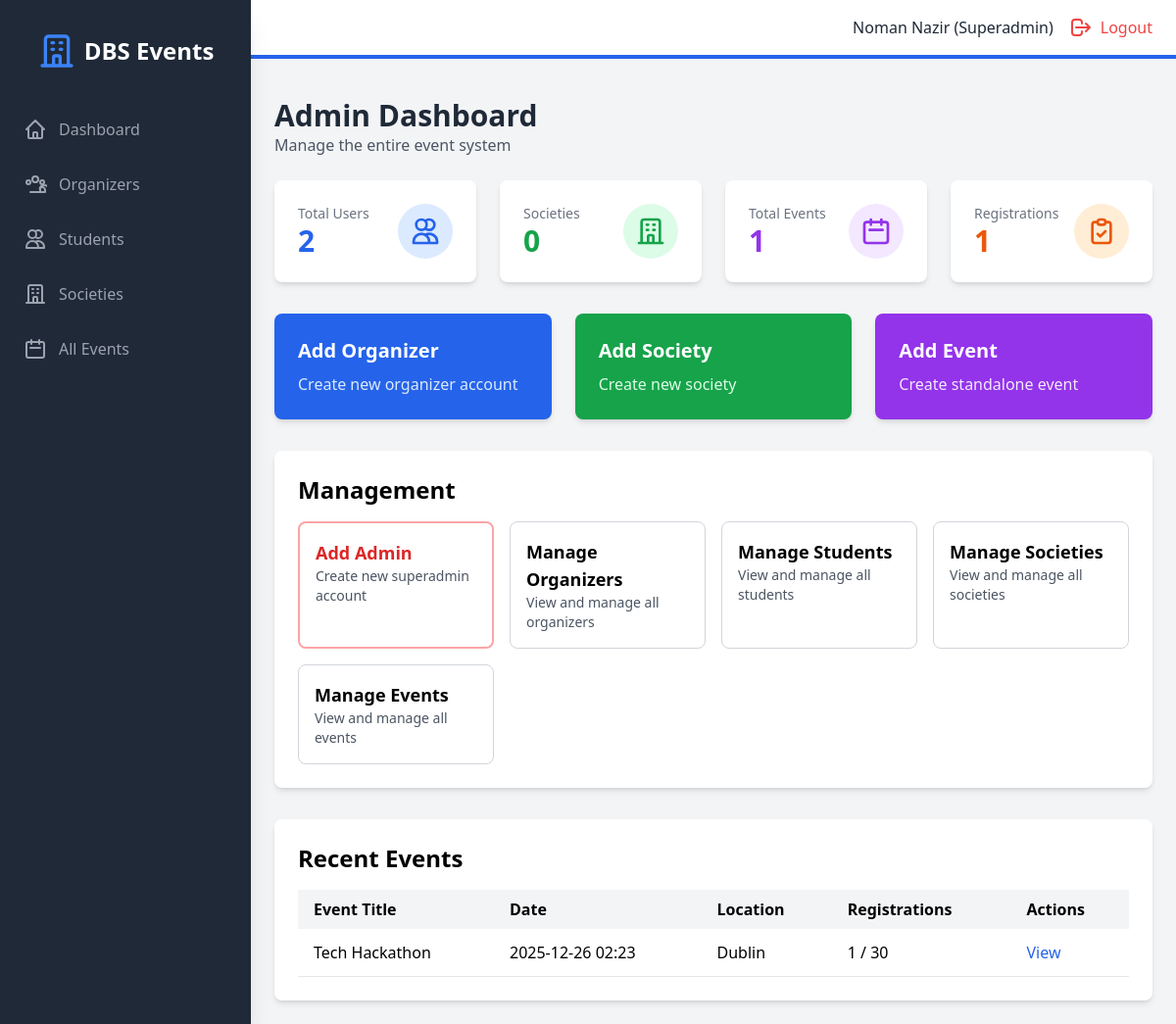
The app's page /admin/dashboard (signed in), older data.
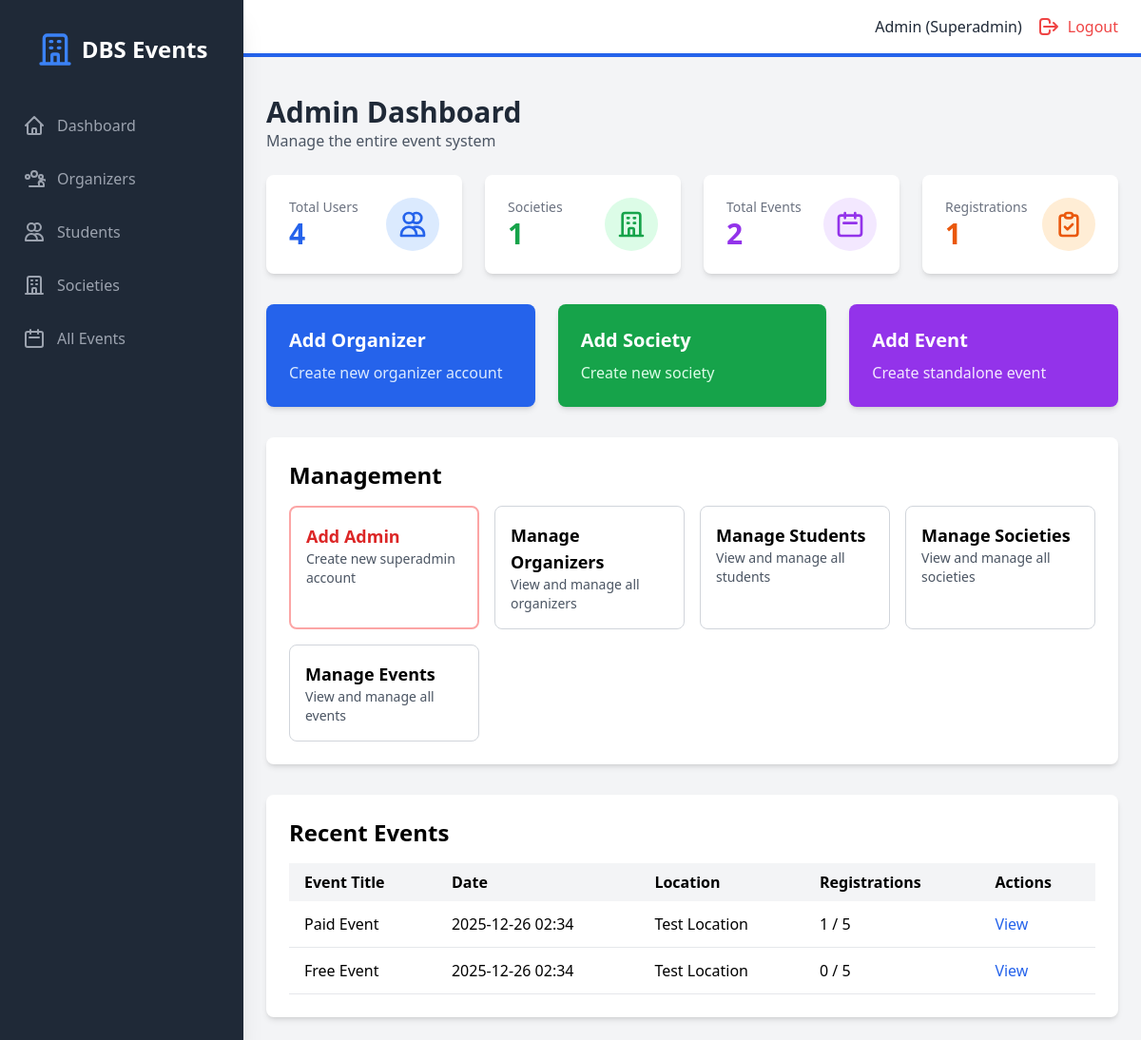
The same page, newer data.
### models.py (models this page shows, shortened)
class User(UserMixin, db.Model):
    id = db.Column(db.Integer, primary_key=True)
    student_number = db.Column(db.String(50), unique=True, nullable=True)
    email = db.Column(db.String(120), unique=True, nullable=False)
    password_hash = db.Column(db.String(200), nullable=False)
    name = db.Column(db.String(100), nullable=False)
    role = db.Column(db.String(20), nullable=False)  # superadmin, organizer, student
    created_at = db.Column(db.DateTime, default=datetime.utcnow)
    societies = db.relationship('Society', backref='head', lazy=True)
    events_created = db.relationship('Event', backref='creator', lazy=True)
    registrations = db.relationship('Registration', backref='student', lazy=True)

class Event(db.Model):
    id = db.Column(db.Integer, primary_key=True)
    title = db.Column(db.String(200), nullable=False)
    description = db.Column(db.Text, nullable=True)
    event_date = db.Column(db.DateTime, nullable=False)
    location = db.Column(db.String(200), nullable=False)
    capacity = db.Column(db.Integer, nullable=False)
    is_paid = db.Column(db.Boolean, default=False)
    cost = db.Column(db.Float, default=0.0)
    society_id = db.Column(db.Integer, db.ForeignKey('society.id'), nullable=True)
    created_by = db.Column(db.Integer, db.ForeignKey('user.id'), nullable=False)
    created_at = db.Column(db.DateTime, default=datetime.utcnow)
    registrations = db.relationship('Registration', backref='event', lazy=True, cascade='all, delete-orphan')
    def get_registered_count(self):
        return len(self.registrations)

### backend/routes/admin.py (the view)
@admin_bp.route("/admin/dashboard", endpoint="admin_dashboard")
@admin_required
def admin_dashboard():
    total_users = User.query.count()
    total_societies = Society.query.count()
    total_events = Event.query.count()
    total_registrations = Registration.query.count()
    recent_events = Event.query.order_by(Event.created_at.desc()).limit(5).all()
    return render_template(
        "admin/dashboard.html",
        total_users=total_users,
        total_societies=total_societies,
        total_events=total_events,
        total_registrations=total_registrations,
        recent_events=recent_events,
    )

### backend/main.py (called while the page is built)
@login_manager.user_loader
def load_user(user_id):
    return User.query.get(int(user_id))

### frontend/templates/admin/dashboard.html (shortened to what the changed rows need)
{% extends "base.html" %}
{% block auth_content %}
<div class="mb-6">
    <h1 class="text-3xl font-bold text-gray-800">Admin Dashboard</h1>
    <p class="text-gray-600">Manage the entire event system</p>
</div>
<div class="grid grid-cols-1 md:grid-cols-4 gap-6 mb-8">
    <div class="bg-white rounded-lg shadow-md p-6">
        <div class="flex items-center justify-between">
            <div>
                <p class="text-gray-500 text-sm">Total Users</p>
                <p class="text-3xl font-bold text-blue-600">{{ total_users }}</p>
            </div>
            <div class="bg-blue-100 p-3 rounded-full">
                <svg class="w-8 h-8 text-blue-600" fill="none" stroke="currentColor" viewBox="0 0 24 24">
                    <path stroke-linecap="round" stroke-linejoin="round" stroke-width="2" d="M12 4.354a4 4 0 110 5.292M15 21H3v-1a6 6 0 0112 0v1zm0 0h6v-1a6 6 0 00-9-5.197M13 7a4 4 0 11-8 0 4 4 0 018 0z"></path>
                </svg>
            </div>
        </div>
    </div>
    <div class="bg-white rounded-lg shadow-md p-6">
        <div class="flex items-center justify-between">
            <div>
                <p class="text-gray-500 text-sm">Societies</p>
                <p class="text-3xl font-bold text-green-600">{{ total_societies }}</p>
            </div>
            <div class="bg-green-100 p-3 rounded-full">
                <svg class="w-8 h-8 text-green-600" fill="none" stroke="currentColor" viewBox="0 0 24 24">
                    <path stroke-linecap="round" stroke-linejoin="round" stroke-width="2" d="M19 21V5a2 2 0 00-2-2H7a2 2 0 00-2 2v16m14 0h2m-2 0h-5m-9 0H3m2 0h5M9 7h1m-1 4h1m4-4h1m-1 4h1m-5 10v-5a1 1 0 011-1h2a1 1 0 011 1v5m-4 0h4"></path>
                </svg>
            </div>
        </div>
    </div>
    <div class="bg-white rounded-lg shadow-md p-6">
        <div class="flex items-center justify-between">
            <div>
                <p class="text-gray-500 text-sm">Total Events</p>
                <p class="text-3xl font-bold text-purple-600">{{ total_events }}</p>
            </div>
            <div class="bg-purple-100 p-3 rounded-full">
                <svg class="w-8 h-8 text-purple-600" fill="none" stroke="currentColor" viewBox="0 0 24 24">
                    <path stroke-linecap="round" stroke-linejoin="round" stroke-width="2" d="M8 7V3m8 4V3m-9 8h10M5 21h14a2 2 0 002-2V7a2 2 0 00-2-2H5a2 2 0 00-2 2v12a2 2 0 002 2z"></path>
                </svg>
            </div>
        </div>
    </div>
    <div class="bg-white rounded-lg shadow-md p-6">
        <div class="flex items-center justify-between">
            <div>
                <p class="text-gray-500 text-sm">Registrations</p>
                <p class="text-3xl font-bold text-orange-600">{{ total_registrations }}</p>
            </div>
            <div class="bg-orange-100 p-3 rounded-full">
                <svg class="w-8 h-8 text-orange-600" fill="none" stroke="currentColor" viewBox="0 0 24 24">
                    <path stroke-linecap="round" stroke-linejoin="round" stroke-width="2" d="M9 5H7a2 2 0 00-2 2v12a2 2 0 002 2h10a2 2 0 002-2V7a2 2 0 00-2-2h-2M9 5a2 2 0 002 2h2a2 2 0 002-2M9 5a2 2 0 012-2h2a2 2 0 012 2m-6 9l2 2 4-4"></path>
                </svg>
            </div>
        </div>
    </div>
</div>
<div class="grid grid-cols-1 md:grid-cols-3 gap-6 mb-8">
    <a href="{{ url_for('admin.admin_add_organizer') }}" class="bg-blue-600 text-white rounded-lg shadow-md p-6 hover:bg-blue-700 transition">
        <h3 class="text-xl font-bold mb-2">Add Organizer</h3>
        <p class="text-blue-100">Create new organizer account</p>
    </a>
    <a href="{{ url_for('admin.admin_add_society') }}" class="bg-green-600 text-white rounded-lg shadow-md p-6 hover:bg-green-700 transition">
        <h3 class="text-xl font-bold mb-2">Add Society</h3>
        <p class="text-green-100">Create new society</p>
    </a>
    <a href="{{ url_for('admin.admin_add_event') }}" class="bg-purple-600 text-white rounded-lg shadow-md p-6 hover:bg-purple-700 transition">
        <h3 class="text-xl font-bold mb-2">Add Event</h3>
        <p class="text-purple-100">Create standalone event</p>
    </a>
</div>
<div class="bg-white rounded-lg shadow-md p-6 mb-8">
    <h2 class="text-2xl font-bold mb-4">Management</h2>
    <div class="grid grid-cols-1 md:grid-cols-2 lg:grid-cols-4 gap-4">
        {% if current_user.role == 'superadmin' %}
        <a href="{{ url_for('admin.admin_add_admin') }}" class="border-2 border-red-300 rounded-lg p-4 hover:bg-red-50 transition">
            <h3 class="font-semibold text-lg text-red-600">Add Admin</h3>
            <p class="text-gray-600 text-sm">Create new superadmin account</p>
        </a>
        {% endif %}
        <a href="{{ url_for('admin.admin_organizers') }}" class="border border-gray-300 rounded-lg p-4 hover:bg-gray-50 transition">
            <h3 class="font-semibold text-lg">Manage Organizers</h3>
            <p class="text-gray-600 text-sm">View and manage all organizers</p>
        </a>
        <a href="{{ url_for('admin.admin_students') }}" class="border border-gray-300 rounded-lg p-4 hover:bg-gray-50 transition">
            <h3 class="font-semibold text-lg">Manage Students</h3>
            <p class="text-gray-600 text-sm">View and manage all students</p>
        </a>
        <a href="{{ url_for('admin.admin_societies') }}" class="border border-gray-300 rounded-lg p-4 hover:bg-gray-50 transition">
            <h3 class="font-semibold text-lg">Manage Societies</h3>
            <p class="text-gray-600 text-sm">View and manage all societies</p>
        </a>
        <a href="{{ url_for('admin.admin_events') }}" class="border border-gray-300 rounded-lg p-4 hover:bg-gray-50 transition">
            <h3 class="font-semibold text-lg">Manage Events</h3>
            <p class="text-gray-600 text-sm">View and manage all events</p>
        </a>
    </div>
</div>
<div class="bg-white rounded-lg shadow-md p-6">
    <h2 class="text-2xl font-bold mb-4">Recent Events</h2>
    <div class="overflow-x-auto">
        <table class="w-full">
            <thead class="bg-gray-100">
                <tr>
                    <th class="px-4 py-2 text-left">Event Title</th>
                    <th class="px-4 py-2 text-left">Date</th>
                    <th class="px-4 py-2 text-left">Location</th>
                    <th class="px-4 py-2 text-left">Registrations</th>
                    <th class="px-4 py-2 text-left">Actions</th>
                </tr>
            </thead>
            <tbody>
                {% for event in recent_events %}
                <tr class="border-b hover:bg-gray-50">
                    <td class="px-4 py-3">{{ event.title }}</td>
                    <td class="px-4 py-3">{{ event.event_date.strftime('%Y-%m-%d %H:%M') }}</td>
                    <td class="px-4 py-3">{{ event.location }}</td>
                    <td class="px-4 py-3">{{ event.get_registered_count() }} / {{ event.capacity }}</td>
                    <td class="px-4 py-3">
                        <a href="{{ url_for('registrations.view_registrations', event_id=event.id) }}" class="text-blue-600 hover:underline">View</a>
                    </td>
                </tr>
                {% endfor %}
            </tbody>
        </table>
    </div>
</div>
{% endblock %}

### frontend/templates/base.html (shortened to what the changed rows need)
<!DOCTYPE html>
<html lang="en">
<head>
    <script src="https://cdn.tailwindcss.com"></script>
    <link rel="stylesheet" href="{{ url_for('static', filename='css/style.css') }}">
</head>
<body class="bg-gray-100">
    {% if current_user.is_authenticated %}
    <div class="flex h-screen bg-gray-100">
        <div id="sidebar" class="sidebar fixed inset-y-0 left-0 z-30 w-64 bg-gray-800 overflow-y-auto transition duration-300 ease-out md:translate-x-0 md:static md:shadow-xl sidebar-closed">
            <div class="flex items-center justify-center mt-8">
                <div class="flex items-center">
                    <svg class="h-10 w-10 text-blue-500" fill="none" stroke="currentColor" viewBox="0 0 24 24">
                        <path stroke-linecap="round" stroke-linejoin="round" stroke-width="2" d="M19 21V5a2 2 0 00-2-2H7a2 2 0 00-2 2v16m14 0h2m-2 0h-5m-9 0H3m2 0h5M9 7h1m-1 4h1m4-4h1m-1 4h1m-5 10v-5a1 1 0 011-1h2a1 1 0 011 1v5m-4 0h4"></path>
                    </svg>
                    <span class="text-white text-2xl font-semibold ml-2">DBS Events</span>
                </div>
            </div>
            <nav class="mt-10">
                {% if current_user.role == 'superadmin' %}
                    <a class="flex items-center mt-4 py-2 px-6 text-gray-400 hover:bg-gray-700 hover:text-white" href="{{ url_for('admin.admin_dashboard') }}">
                        <svg class="h-6 w-6" fill="none" stroke="currentColor" viewBox="0 0 24 24"><path stroke-linecap="round" stroke-linejoin="round" stroke-width="2" d="M3 12l2-2m0 0l7-7 7 7M5 10v10a1 1 0 001 1h3m10-11l2 2m-2-2v10a1 1 0 01-1 1h-3m-6 0a1 1 0 001-1v-4a1 1 0 011-1h2a1 1 0 011 1v4a1 1 0 001 1m-6 0h6"></path></svg>
                        <span class="mx-3">Dashboard</span>
                    </a>
                    <a class="flex items-center mt-4 py-2 px-6 text-gray-400 hover:bg-gray-700 hover:text-white" href="{{ url_for('admin.admin_organizers') }}">
                        <span class="mx-3">Organizers</span>
                    </a>
                    <a class="flex items-center mt-4 py-2 px-6 text-gray-400 hover:bg-gray-700 hover:text-white" href="{{ url_for('admin.admin_students') }}">
                        <svg class="h-6 w-6" fill="none" stroke="currentColor" viewBox="0 0 24 24"><path stroke-linecap="round" stroke-linejoin="round" stroke-width="2" d="M12 4.354a4 4 0 110 5.292M15 21H3v-1a6 6 0 0112 0v1zm0 0h6v-1a6 6 0 00-9-5.197M13 7a4 4 0 11-8 0 4 4 0 018 0z"></path></svg>
                        <span class="mx-3">Students</span>
                    </a>
                    <a class="flex items-center mt-4 py-2 px-6 text-gray-400 hover:bg-gray-700 hover:text-white" href="{{ url_for('admin.admin_societies') }}">
                        <svg class="h-6 w-6" fill="none" stroke="currentColor" viewBox="0 0 24 24"><path stroke-linecap="round" stroke-linejoin="round" stroke-width="2" d="M19 21V5a2 2 0 00-2-2H7a2 2 0 00-2 2v16m14 0h2m-2 0h-5m-9 0H3m2 0h5M9 7h1m-1 4h1m4-4h1m-1 4h1m-5 10v-5a1 1 0 011-1h2a1 1 0 011 1v5m-4 0h4"></path></svg>
                        <span class="mx-3">Societies</span>
                    </a>
                    <a class="flex items-center mt-4 py-2 px-6 text-gray-400 hover:bg-gray-700 hover:text-white" href="{{ url_for('admin.admin_events') }}">
                        <svg class="h-6 w-6" fill="none" stroke="currentColor" viewBox="0 0 24 24"><path stroke-linecap="round" stroke-linejoin="round" stroke-width="2" d="M8 7V3m8 4V3m-9 8h10M5 21h14a2 2 0 002-2V7a2 2 0 00-2-2H5a2 2 0 00-2 2v12a2 2 0 002 2z"></path></svg>
                        <span class="mx-3">All Events</span>
                    </a>
                {% endif %}
            </nav>
        </div>
        <div class="flex-1 flex flex-col overflow-hidden">
            <header class="flex justify-between items-center py-4 px-6 bg-white border-b-4 border-blue-600">
                <div class="flex items-center">
                    <span class="text-gray-800 mr-4">{{ current_user.name }} ({{ current_user.role | capitalize }})</span>
                    <a href="{{ url_for('public.logout') }}" class="flex items-center text-red-500 hover:text-red-700">
                        <svg class="h-6 w-6" fill="none" stroke="currentColor" viewBox="0 0 24 24"><path stroke-linecap="round" stroke-linejoin="round" stroke-width="2" d="M17 16l4-4m0 0l-4-4m4 4H7m6 4v1a3 3 0 01-3 3H6a3 3 0 01-3-3v-10a3 3 0 013-3h4a3 3 0 013 3v1"></path></svg>
                        <span class="ml-2 hidden sm:inline">Logout</span>
                    </a>
                </div>
            </header>
            <div class="px-6 pt-4">
            </div>
            <main class="flex-1 overflow-x-hidden overflow-y-auto bg-gray-100 p-6">
                {% block auth_content %}{% endblock %}
            </main>
        </div>
    </div>
    {% endif %}
</body>
</html>

Row changes from the older to the newer data that the page shows:
removed Event: title "Tech Hackathon", event_date "2025-12-26 02:23", location "Dublin", get_registered_count "1", capacity "30"
changed User "Superadmin": name "Noman Nazir" → "Admin"
added Event: title "Paid Event", event_date "2025-12-26 02:34", location "Test Location", get_registered_count "1", capacity "5"
added Event: title "Free Event", event_date "2025-12-26 02:34", location "Test Location", get_registered_count "0", capacity "5"
Text that changed along with them:
{{ total_users }}: "2" → "4"
{{ total_societies }}: "0" → "1"
{{ total_events }}: "1" → "2"
